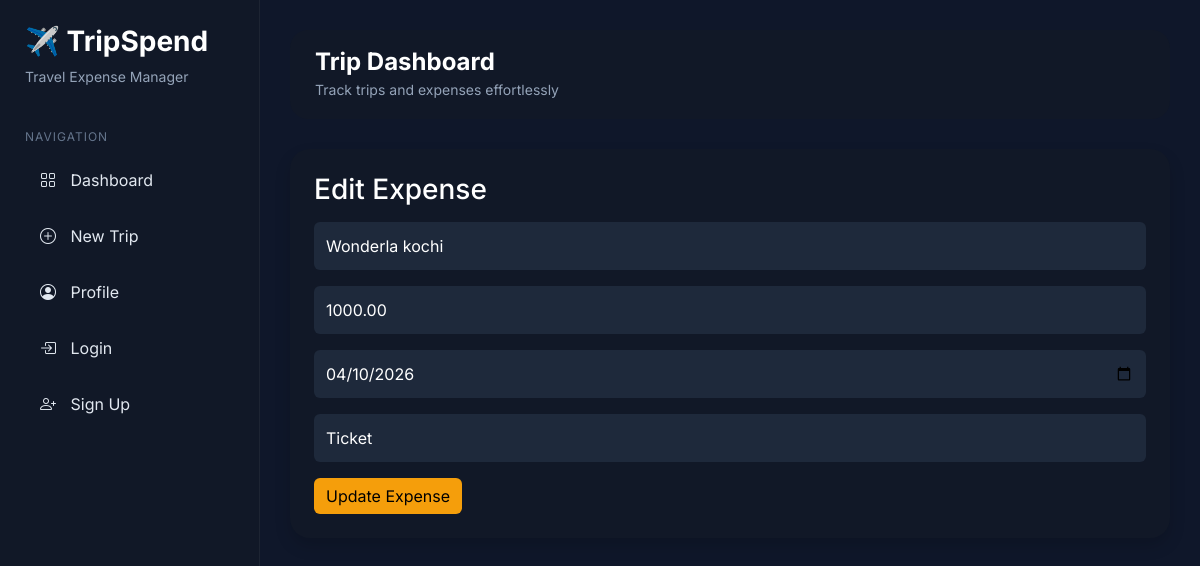
/expense/14/edit/, run on the app's committed database.
### tripspend_app/models.py (models this page shows, shortened)
class Expense(models.Model):
    trip = models.ForeignKey(
        Trip,
        on_delete=models.CASCADE,
        related_name="expenses"
    )
    category = models.ForeignKey(
        ExpenseCategory,
        on_delete=models.SET_NULL,
        null=True,
        blank=True
    )
    description = models.CharField(max_length=200, blank=True)
    amount = models.DecimalField(max_digits=10, decimal_places=2)
    date = models.DateField()
    created_at = models.DateTimeField(auto_now_add=True)

class ExpenseCategory(models.Model):
    name = models.CharField(max_length=50)

### tripspend_app/views.py (the view, shortened to what this page needs)
# urls.py: path("expense/<int:pk>/edit/", views.edit_expense, name="edit_expense"),
def edit_expense(request, pk):
    expense = get_object_or_404(Expense, pk=pk)
    categories = ExpenseCategory.objects.all()
    return render(request, "expense_form.html", {
        "expense": expense,
        "categories": categories,
    })

### tripspend_app/templates/expense_form.html (shortened to what this page needs)
{% extends "base.html" %}
{% block content %}
<div class="card p-4 shadow">
    <h3 class="mb-3">
        {% if expense %}Edit Expense{% else %}Add Expense{% endif %}
    </h3>
    <form method="post">
        <input
            type="text"
            name="description"
            class="form-control mb-3"
            placeholder="Description"
            value="{{ expense.description|default:'' }}"
        >
        <input
            type="number"
            step="0.01"
            name="amount"
            class="form-control mb-3"
            placeholder="Amount"
            value="{{ expense.amount|default:'' }}"
            required
        >
        <input
            type="date"
            name="date"
            class="form-control mb-3"
            value="{{ expense.date|date:'Y-m-d' }}"
            required
        >
        <select name="category" class="form-control mb-3">
            {% for cat in categories %}
                <option value="{{ cat.id }}"
                    {% if expense.category and expense.category.id == cat.id %}selected{% endif %}>
                    {{ cat.name }}
                </option>
            {% endfor %}
        </select>
        <button type="submit" class="btn btn-warning">
            {% if expense %}Update Expense{% else %}Add Expense{% endif %}
        </button>
    </form>
</div>
{% endblock %}

### tripspend_app/templates/base.html (style rules this page uses)
* { font-family: 'Inter', sans-serif; }
body { margin:0; background:#0f172a; color:white; min-height:100vh; }
.card { background:#111827; border:none; border-radius:20px; color:white; transition:.3s; }
.btn-warning { background:#f59e0b; border:none; }
.form-control { background:#1e293b; border:none; color:white; padding:12px; }
.form-control::placeholder { color:#94a3b8; }

### data on the page
Expense: description "Wonderla kochi", amount "1000.00", date "04/10/2026", category "Ticket"
